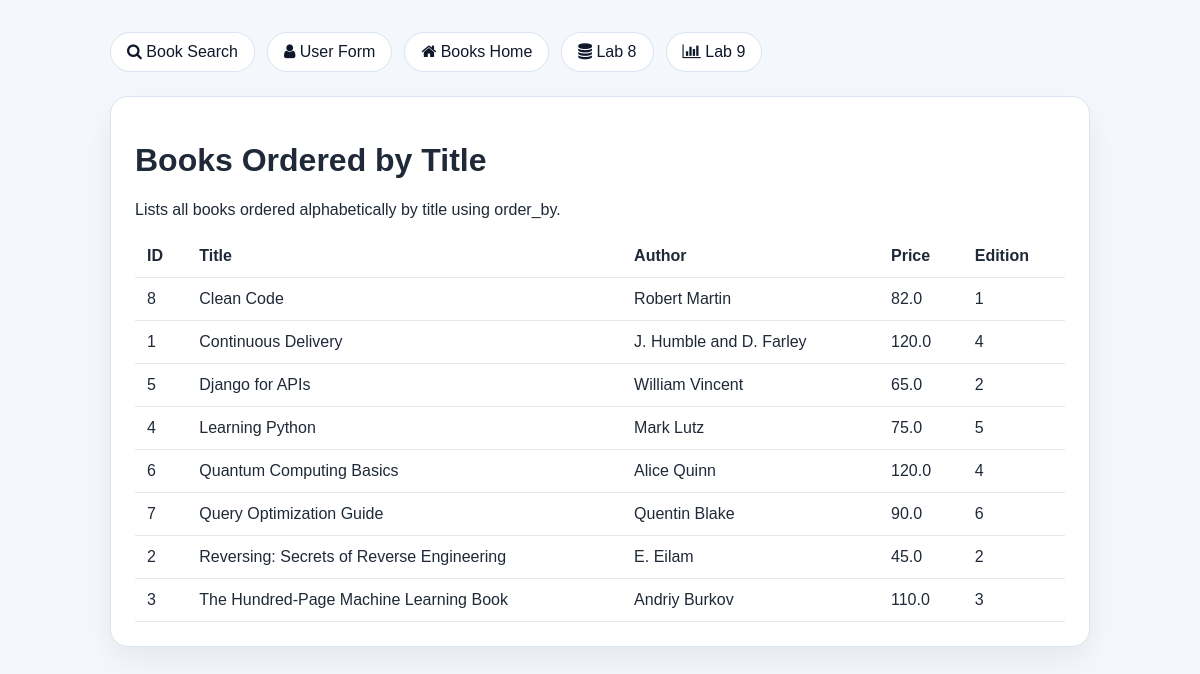
The app's page /books/lab8/task4 with its own data.
### apps/bookmodule/models.py (models this page shows, shortened)
class Book(models.Model):
    title = models.CharField(max_length=50)
    author = models.CharField(max_length=50)
    price = models.FloatField(default=0.0)
    edition = models.SmallIntegerField(default=1)
    quantity = models.IntegerField(default=1)
    pubdate = models.DateTimeField(default=timezone.now)
    rating = models.SmallIntegerField(default=1)
    publisher = models.ForeignKey(
        Publisher,
        null=True,
        blank=True,
        on_delete=models.SET_NULL,
        related_name="books",
    )
    authors = models.ManyToManyField(Author, blank=True, related_name="books")
    class Meta:
        ordering = ["title", "id"]

### apps/bookmodule/views.py (the view)
# urls.py: path("lab8/task4", views.lab8_task4, name="lab8-task4"),
def lab8_task4(request):
    books = Book.objects.order_by("title")
    return render(
        request,
        "bookmodule/lab8_book_list.html",
        {
            "page_title": "Lab 8 - Task 4",
            "heading": "Books Ordered by Title",
            "description": "Lists all books ordered alphabetically by title using order_by.",
            "books": books,
        },
    )

### apps/templates/bookmodule/lab8_book_list.html (shortened to what this page needs)
{% extends "layouts/base.html" %}
{% block content %}
<div class="card">
    <h1>{{ heading }}</h1>
    <p>{{ description }}</p>
    {% if books %}
    <table>
        <thead>
            <tr>
                <th>ID</th>
                <th>Title</th>
                <th>Author</th>
                <th>Price</th>
                <th>Edition</th>
            </tr>
        </thead>
        <tbody>
            {% for book in books %}
            <tr>
                <td>{{ book.id }}</td>
                <td>{{ book.title }}</td>
                <td>{{ book.author }}</td>
                <td>{{ book.price }}</td>
                <td>{{ book.edition }}</td>
            </tr>
            {% endfor %}
        </tbody>
    </table>
    {% else %}
    <p>No books match this task query.</p>
    {% endif %}
</div>
{% endblock content %}

### apps/templates/layouts/base.html (shortened to what this page needs)
<!DOCTYPE html>
<html lang="en">
<head>
    <link rel="stylesheet" href="https://cdnjs.cloudflare.com/ajax/libs/font-awesome/4.7.0/css/font-awesome.min.css">
</head>
<body>
    <div class="page">
        <div class="nav">
            <a href="{% url 'book-search' %}"><i class="fa fa-search"></i> Book Search</a>
            <a href="{% url 'user-register' %}"><i class="fa fa-user"></i> User Form</a>
            <a href="{% url 'book-index' %}"><i class="fa fa-home"></i> Books Home</a>
            <a href="{% url 'lab8-index' %}"><i class="fa fa-database"></i> Lab 8</a>
            <a href="{% url 'lab9-index' %}"><i class="fa fa-bar-chart"></i> Lab 9</a>
        </div>
        {% block content %}{% endblock content %}
    </div>
</body>
</html>

### apps/templates/layouts/base.html (style rules this page uses)
body { margin: 0; font-family: Arial, sans-serif; background: #f4f7fb; color: #1f2937; }
.page { max-width: 980px; margin: 0 auto; padding: 32px 20px 48px; }
.nav { display: flex; gap: 12px; flex-wrap: wrap; margin-bottom: 24px; }
.nav a { text-decoration: none; color: #0f172a; background: #fff; border: 1px solid #dbe4f0; border-radius: 999px; padding: 10px 16px; }
.card { background: #fff; border: 1px solid #dbe4f0; border-radius: 18px; padding: 24px; box-shadow: 0 14px 30px rgba(15, 23, 42, 0.06); margin-bottom: 20px; }
table { width: 100%; border-collapse: collapse; margin-top: 16px; }
th, td { border-bottom: 1px solid #e5e7eb; padding: 12px; text-align: left; }

### records on screen
Book: id "8", title "Clean Code", author "Robert Martin", price "82.0", edition "1"
Book: id "1", title "Continuous Delivery", author "J. Humble and D. Farley", price "120.0", edition "4"
Book: id "5", title "Django for APIs", author "William Vincent", price "65.0", edition "2"
Book: id "4", title "Learning Python", author "Mark Lutz", price "75.0", edition "5"
Book: id "6", title "Quantum Computing Basics", author "Alice Quinn", price "120.0", edition "4"
Book: id "7", title "Query Optimization Guide", author "Quentin Blake", price "90.0", edition "6"
Book: id "2", title "Reversing: Secrets of Reverse Engineering", author "E. Eilam", price "45.0", edition "2"
Book: id "3", title "The Hundred-Page Machine Learning Book", author "Andriy Burkov", price "110.0", edition "3"

### other values on screen
{{ heading }} "Books Ordered by Title"
{{ description }} "Lists all books ordered alphabetically by title using order_by."
